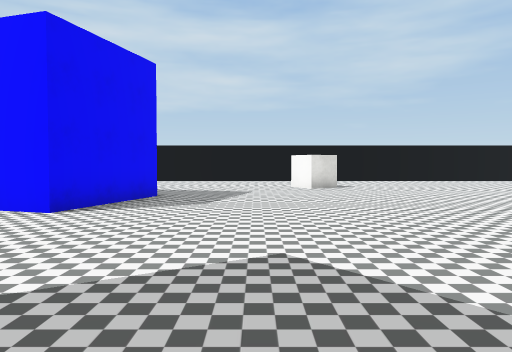
View 1 (above)

20 first-person views from a walk through a Unity game level. The camera is 1.5 m above the floor, tilts 2° down and sees 70° across. The floor is counted in squares, 2 m on a side. Each view is taken from the middle of a square. On the plan, view 1 faces up. The plan holds only what a view shows up to about 11 squares ahead; the rest is blank. The player is left out. Some surface patterns are stand-ins.

View 2
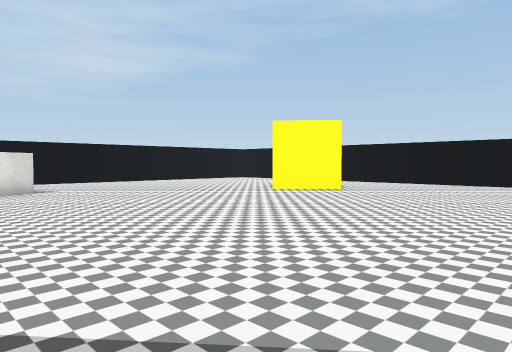

View 3
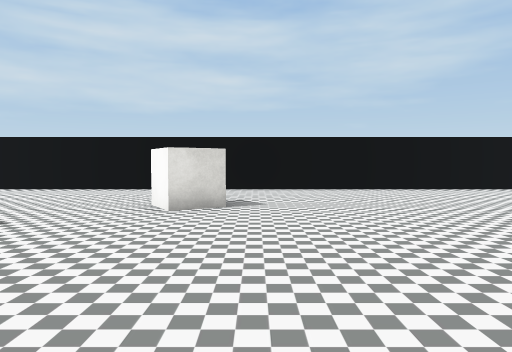

View 4
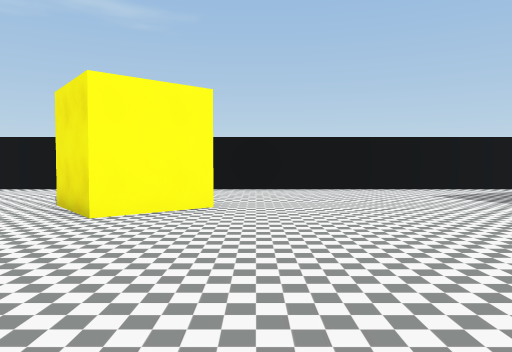

View 5
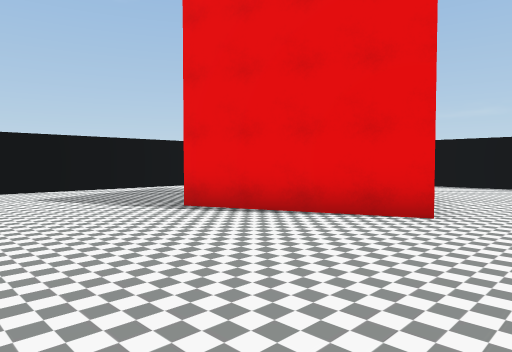

View 6
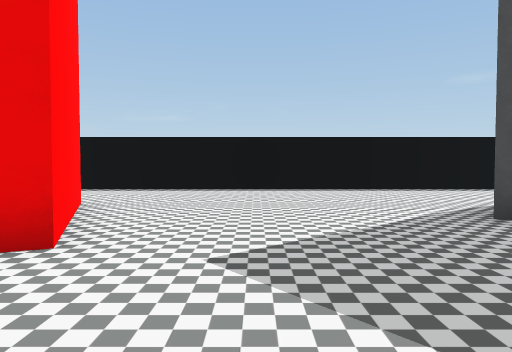

View 7
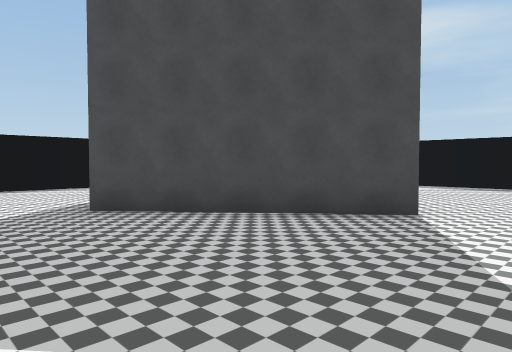

View 8
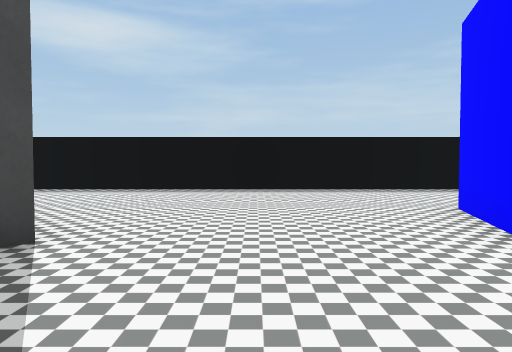

View 9
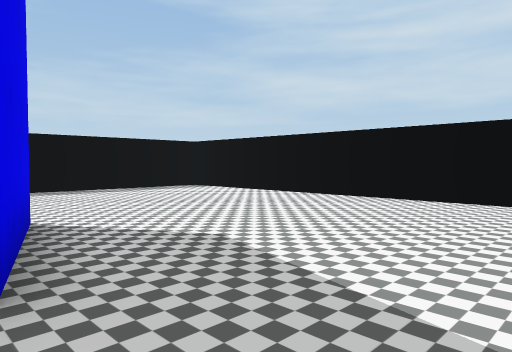

View 10
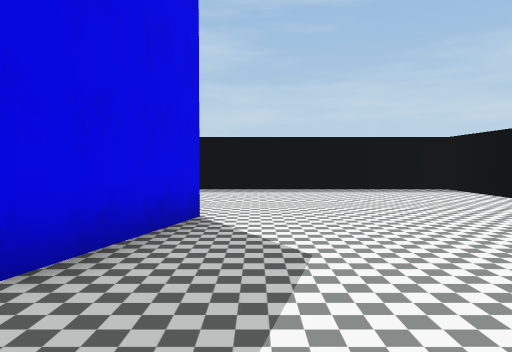

View 11
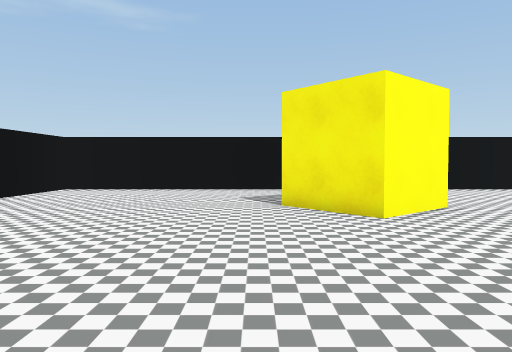

View 12
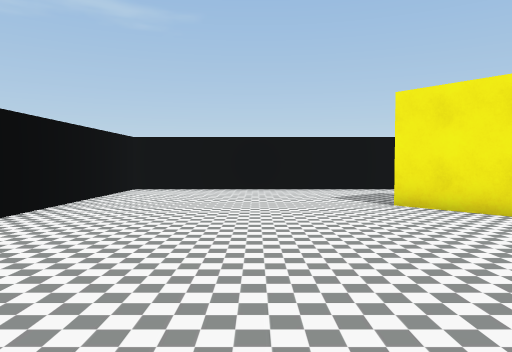

View 13
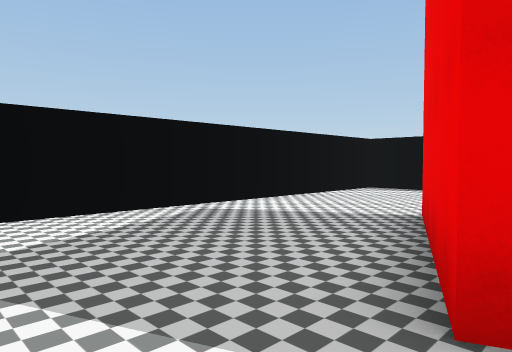

View 14
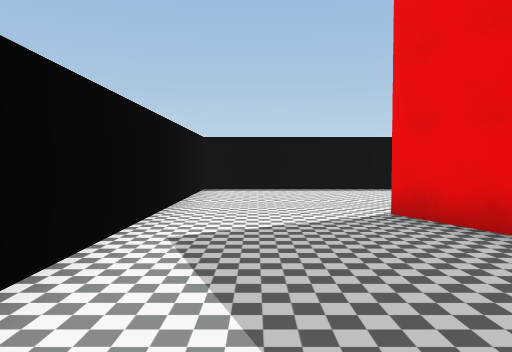

View 15
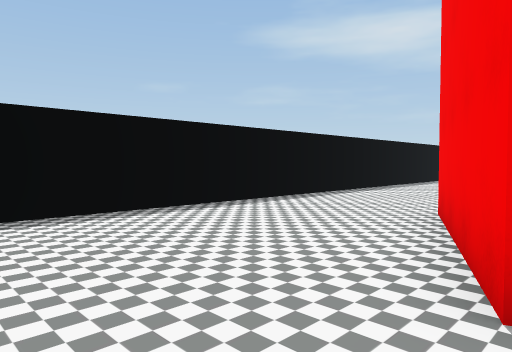

View 16
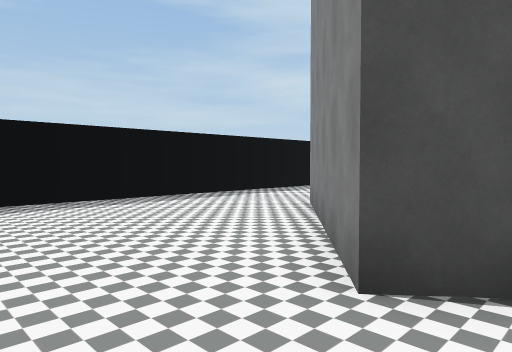

View 17
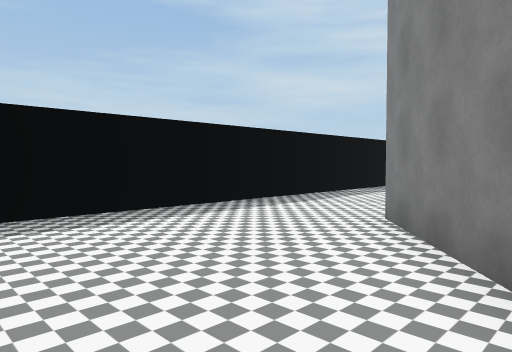

View 18
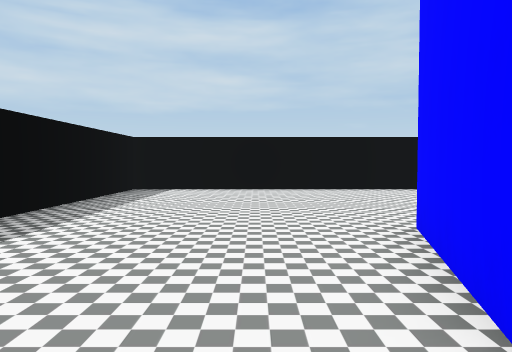

View 19
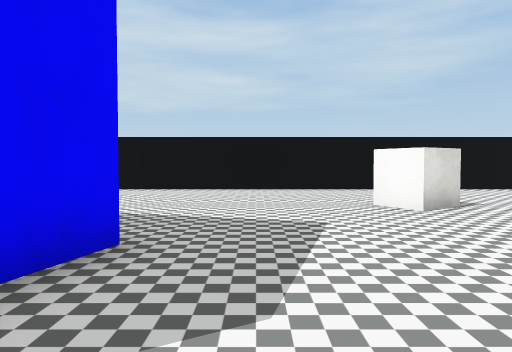

View 20
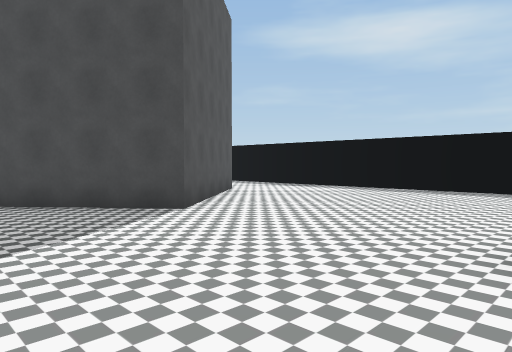

### Floor plan
Points are (right, up) in squares from view 1. A wall is a line through its corners. A room is listed if a view was taken in it or the views show most of it. See-through windows are left out.
Room 1 (views 1, 2, 3, 4, 5, 6, 7, 8, 9, 10, 11, 12, 13, 14, 15, 16, 17, 18, 19, 20)
walls: (-3.1, 5.5) (-6, 6.3) (-5.1, 9.2) (-2.3, 8.4) (-3.1, 5.5); (4.8, -1.2) (8.5, 0.3) (10, -3.4) (6.3, -4.9) (4.8, -1.2); (9.3, 6.6) (7.9, 8.3) (9.5, 9.6); (-3.4, -5.6) (-4, -6.1) (-7.3, -2.3) (-3.4, 0.9) (-0.1, -3); (-3.9, -8.5) (13.5, -8.5) (13.5, 15.5) (-10.5, 15.5) (-10.5, -6.8)
objects: other object (1, 11) to (2, 12)

Positions as (right, up) in squares from view 1, and headings:
1: (0, 0), facing up
2: (0, 1), facing up-right
3: (3, 5), facing up
4: (3, 6), facing right
5: (3, 4), facing down-right
6: (3, 2), facing down
7: (2, 3), facing down-left
8: (0, 3), facing left
9: (0, 8), facing up-left
10: (0, 10), facing left
11: (3, 10), facing right
12: (3, 12), facing right
13: (8, 2), facing down-right
14: (12, 2), facing down
15: (12, -3), facing down-left
16: (-3, -8), facing up-left
17: (-5, -7), facing up-left
18: (-7, 5), facing up
19: (-1, 5), facing up
20: (0, 6), facing down-left
